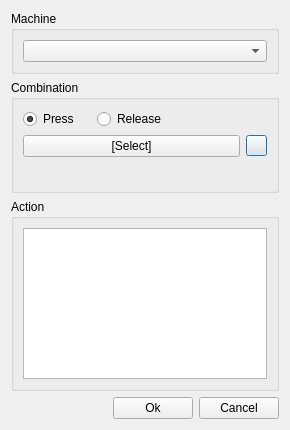
<?xml version="1.0" encoding="UTF-8"?>
<ui version="4.0">
 <class>CHotkeyDialog</class>
 <widget class="QDialog" name="CHotkeyDialog">
  <property name="geometry">
   <rect>
    <x>0</x>
    <y>0</y>
    <width>290</width>
    <height>430</height>
   </rect>
  </property>
  <property name="windowTitle">
   <string>Edit hotkey</string>
  </property>
  <layout class="QGridLayout" name="gridLayout_2">
   <item row="0" column="0" colspan="3">
    <widget class="QGroupBox" name="gb_Machine">
     <property name="title">
      <string>Machine</string>
     </property>
     <layout class="QGridLayout" name="gridLayout_4">
      <item row="0" column="0">
       <widget class="QComboBox" name="cb_Identifier"/>
      </item>
     </layout>
    </widget>
   </item>
   <item row="1" column="0" colspan="3">
    <widget class="QGroupBox" name="gb_Hotkey">
     <property name="title">
      <string>Combination</string>
     </property>
     <layout class="QGridLayout" name="gridLayout">
      <item row="3" column="3">
       <widget class="QPushButton" name="pb_AdvancedMode">
        <property name="sizePolicy">
         <sizepolicy hsizetype="Fixed" vsizetype="Fixed">
          <horstretch>0</horstretch>
          <verstretch>0</verstretch>
         </sizepolicy>
        </property>
        <property name="minimumSize">
         <size>
          <width>21</width>
          <height>21</height>
         </size>
        </property>
        <property name="maximumSize">
         <size>
          <width>21</width>
          <height>21</height>
         </size>
        </property>
        <property name="text">
         <string/>
        </property>
       </widget>
      </item>
      <item row="2" column="0">
       <widget class="QRadioButton" name="rb_Press">
        <property name="text">
         <string>Press</string>
        </property>
        <property name="checked">
         <bool>true</bool>
        </property>
       </widget>
      </item>
      <item row="3" column="0" colspan="3">
       <widget class="QPushButton" name="pb_SelectedHotkey">
        <property name="sizePolicy">
         <sizepolicy hsizetype="MinimumExpanding" vsizetype="Fixed">
          <horstretch>0</horstretch>
          <verstretch>0</verstretch>
         </sizepolicy>
        </property>
        <property name="text">
         <string>[Select]</string>
        </property>
       </widget>
      </item>
      <item row="2" column="2" colspan="2">
       <spacer name="hs_Hotkey">
        <property name="orientation">
         <enum>Qt::Horizontal</enum>
        </property>
        <property name="sizeHint" stdset="0">
         <size>
          <width>40</width>
          <height>20</height>
         </size>
        </property>
       </spacer>
      </item>
      <item row="2" column="1">
       <widget class="QRadioButton" name="rb_Release">
        <property name="text">
         <string>Release</string>
        </property>
       </widget>
      </item>
      <item row="4" column="0" colspan="4">
       <widget class="QFrame" name="qf_Advanced">
        <property name="enabled">
         <bool>true</bool>
        </property>
        <property name="frameShape">
         <enum>QFrame::NoFrame</enum>
        </property>
        <property name="frameShadow">
         <enum>QFrame::Raised</enum>
        </property>
        <layout class="QVBoxLayout" name="verticalLayout"/>
       </widget>
      </item>
     </layout>
    </widget>
   </item>
   <item row="2" column="0" colspan="3">
    <widget class="QGroupBox" name="gb_Action">
     <property name="title">
      <string>Action</string>
     </property>
     <layout class="QGridLayout" name="gridLayout_3">
      <item row="0" column="0">
       <widget class="QTreeView" name="tv_Actions">
        <property name="animated">
         <bool>true</bool>
        </property>
        <attribute name="headerVisible">
         <bool>false</bool>
        </attribute>
       </widget>
      </item>
     </layout>
    </widget>
   </item>
   <item row="3" column="1">
    <widget class="QPushButton" name="pb_Accept">
     <property name="text">
      <string>Ok</string>
     </property>
    </widget>
   </item>
   <item row="3" column="0">
    <spacer name="hs_Dialog">
     <property name="orientation">
      <enum>Qt::Horizontal</enum>
     </property>
     <property name="sizeHint" stdset="0">
      <size>
       <width>40</width>
       <height>20</height>
      </size>
     </property>
    </spacer>
   </item>
   <item row="3" column="2">
    <widget class="QPushButton" name="pb_Cancel">
     <property name="text">
      <string>Cancel</string>
     </property>
    </widget>
   </item>
  </layout>
 </widget>
 <resources/>
 <connections/>
</ui>
